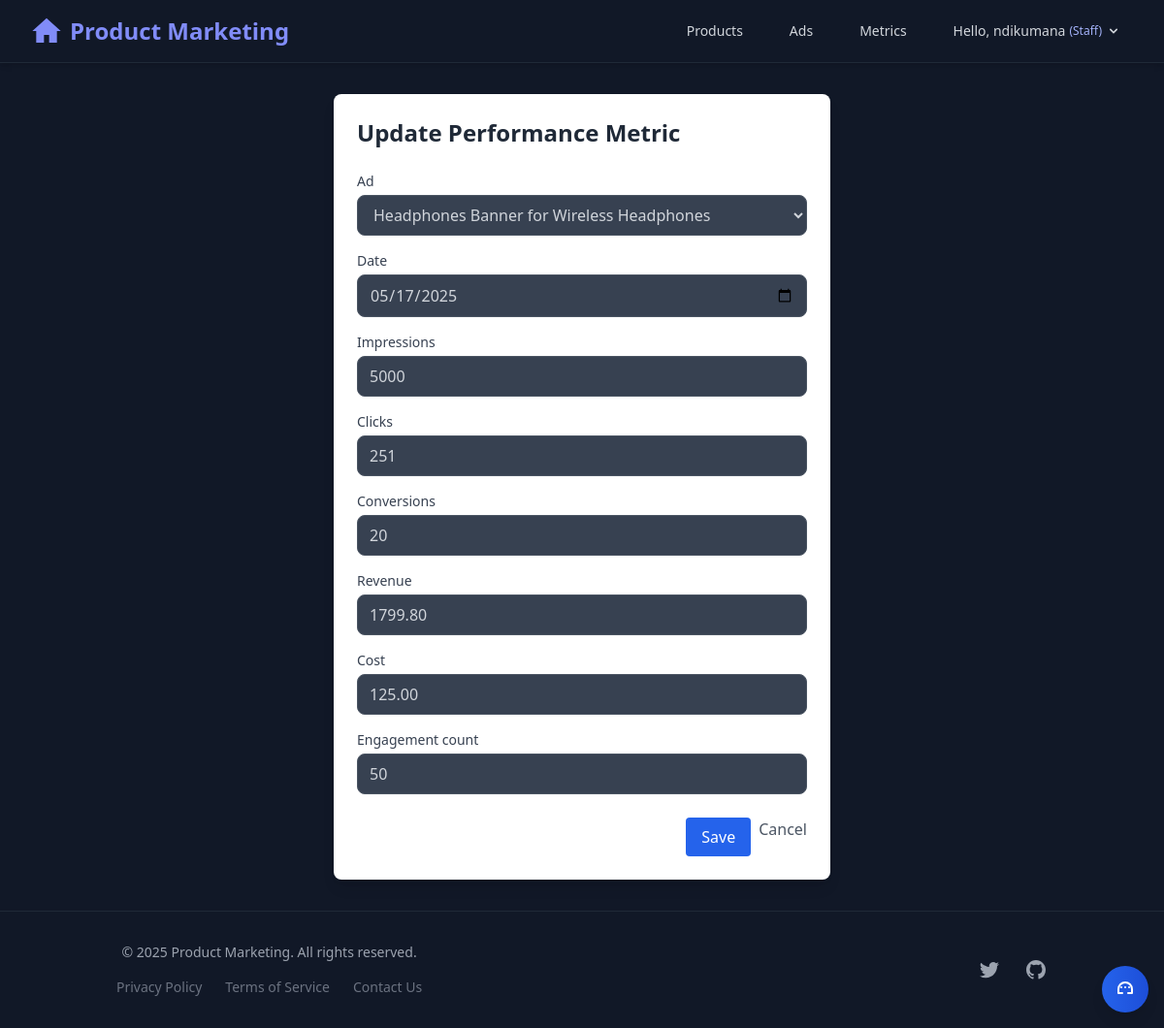
The page /metrics/1/update/ (signed in) on the database its author committed.
### marketing/models.py (models this page shows, shortened)
class PerformanceMetric(models.Model):
    ad = models.ForeignKey(Ad, on_delete=models.CASCADE, related_name='metrics', help_text="Associated ad")
    date = models.DateField(default=timezone.now, help_text="Date of metrics")
    impressions = models.PositiveIntegerField(default=0, help_text="Number of ad views")
    clicks = models.PositiveIntegerField(default=0, help_text="Number of clicks to destination URL")
    conversions = models.PositiveIntegerField(default=0, help_text="Number of purchases or sign-ups")
    revenue = models.DecimalField(max_digits=10, decimal_places=2, default=0.00, help_text="Revenue from conversions")
    cost = models.DecimalField(max_digits=10, decimal_places=2, default=0.00, help_text="Ad spend")
    engagement_count = models.PositiveIntegerField(default=0, help_text="Custom engagement actions, e.g., likes, shares")
    commission_earned = models.DecimalField(max_digits=10, decimal_places=2, default=0.00, help_text="Commission from affiliate conversions")
    created_at = models.DateTimeField(auto_now_add=True)
    updated_at = models.DateTimeField(auto_now=True)
    class Meta:
        verbose_name = "Performance Metric"
        verbose_name_plural = "Performance Metrics"
        unique_together = ('ad', 'date')
        indexes = [
            models.Index(fields=['date']),
            models.Index(fields=['ad', 'date']),
        ]

### marketing/views.py (the view)
# urls.py: path('metrics/<int:pk>/update/', views.metric_update, name='metric_update'),
@login_required
@staff_required
def metric_update(request, pk):
    metric = get_object_or_404(PerformanceMetric, pk=pk)
    if request.method == 'POST':
        form = PerformanceMetricForm(request.POST, instance=metric)
        if form.is_valid():
            form.save()
            messages.success(request, 'Performance metric updated successfully.')
            return redirect('marketing:metric_list')
        else:
            messages.error(request, 'Please correct the errors below.')
    else:
        form = PerformanceMetricForm(instance=metric)
    return render(request, 'metric_form.html', {'form': form, 'title': 'Update Performance Metric'})

### marketing/models.py (called while the page is built)
    def __str__(self):
        return f"{self.name} for {self.product.name}"

### marketing/views.py (called while the page is built)
def is_staff_user(user):
    return user.is_authenticated and user.is_staff

### marketing/templates/metric_form.html (shortened to what this page needs)
{% extends 'base.html' %}
{% block content %}
<div class="max-w-lg mx-auto bg-white p-6 rounded-lg shadow-lg">
    <h1 class="text-2xl font-bold text-gray-800 mb-6">{{ title }}</h1>
    <form method="post">
        <div class="space-y-4">
            {% for field in form %}
            <div>
                <label for="{{ field.id_for_label }}" class="block text-sm font-medium text-gray-700">{{ field.label }}</label>
                <div class="mt-1">
                    {{ field }}
                </div>
            </div>
            {% endfor %}
        </div>
        <div class="mt-6 flex justify-end space-x-2">
            <button type="submit" class="bg-blue-600 text-white px-4 py-2 rounded hover:bg-blue-700">Save</button>
            <a href="{% url 'marketing:metric_list' %}" class="text-gray-600 hover:underline">Cancel</a>
        </div>
    </form>
</div>
{% endblock %}

### marketing/templates/base.html (shortened to what this page needs)
{% load static %}
<!DOCTYPE html>
<html lang="en" class="scroll-smooth">
<head>
    <link href="https://cdn.jsdelivr.net/npm/tailwindcss@2.2.19/dist/tailwind.min.css" rel="stylesheet">
</head>
<body class="bg-gray-900 text-white font-sans antialiased min-h-screen flex flex-col">
    <header class="sticky top-0 z-50">
        <nav class="bg-gray-900/95 backdrop-blur-md shadow-md border-b border-gray-800">
            <div class="max-w-7xl mx-auto px-4 sm:px-6 lg:px-8">
                <div class="flex justify-between items-center h-16">
                    <div class="flex-shrink-0 flex items-center">
                        <a href="{% url 'marketing:home' %}" class="text-2xl font-bold text-indigo-400 hover:text-indigo-300 transition-colors flex items-center">
                            <svg class="h-8 w-8 mr-2" fill="currentColor" viewBox="0 0 24 24" aria-hidden="true">
                                <path d="M12 2L1 12h3v9h6v-6h4v6h6v-9h3L12 2z"/>
                            </svg>
                            Product Marketing
                        </a>
                    </div>
                    <div class="hidden md:flex md:items-center md:space-x-4 lg:space-x-6">
                        <a href="{% url 'marketing:product_list' %}" class="px-3 py-2 text-gray-300 hover:text-indigo-400 transition-colors text-sm font-medium rounded-md hover:bg-gray-800">Products</a>
                        <a href="{% url 'marketing:ad_list' %}" class="px-3 py-2 text-gray-300 hover:text-indigo-400 transition-colors text-sm font-medium rounded-md hover:bg-gray-800">Ads</a>
                        <a href="{% url 'marketing:metric_list' %}" class="px-3 py-2 text-gray-300 hover:text-indigo-400 transition-colors text-sm font-medium rounded-md hover:bg-gray-800">Metrics</a>
                        {% if user.is_authenticated %}
                            <div class="relative group">
                                <button class="px-3 py-2 text-gray-300 hover:text-indigo-400 transition-colors text-sm font-medium flex items-center space-x-1">
                                    <span>Hello, {{ user.username }}</span>
                                    {% if user.is_staff %}<span class="text-xs text-indigo-300">(Staff)</span>{% endif %}
                                    <svg class="w-4 h-4" fill="currentColor" viewBox="0 0 20 20">
                                        <path fill-rule="evenodd" d="M5.293 7.293a1 1 0 011.414 0L10 10.586l3.293-3.293a1 1 0 111.414 1.414l-4 4a1 1 0 01-1.414 0l-4-4a1 1 0 010-1.414z" clip-rule="evenodd"></path>
                                    </svg>
                                </button>
                            </div>
                        {% endif %}
                    </div>
                </div>
            </div>
        </nav>
    </header>
    <main class="flex-grow container mx-auto px-4 sm:px-6 lg:px-8 py-8">
        {% block content %}
        {% endblock %}
    </main>
    <footer class="bg-gray-900/50 border-t border-gray-800 relative">
        <div class="container mx-auto px-4 sm:px-6 lg:px-8 py-8">
            <div class="md:flex md:items-center md:justify-between">
                <div class="flex justify-center md:order-2 space-x-6">
                    <a href="https://twitter.com/productmarketing" class="text-gray-400 hover:text-indigo-400" aria-label="Twitter">
                    </a>
                    <a href="https://github.com/productmarketing" class="text-gray-400 hover:text-indigo-400" aria-label="GitHub">
                    </a>
                </div>
                <div class="mt-8 md:mt-0 md:order-1">
                    <p class="text-center text-gray-400 text-sm">
                        © {% now "Y" %} Product Marketing. All rights reserved.
                    </p>
                    <div class="flex justify-center space-x-6 mt-4 text-sm text-gray-500">
                        <a href="/privacy-policy" class="hover:text-indigo-400">Privacy Policy</a>
                        <a href="/terms-of-service" class="hover:text-indigo-400">Terms of Service</a>
                        <a href="/contact" class="hover:text-indigo-400">Contact Us</a>
                    </div>
                </div>
            </div>
        </div>
        <div class="fixed bottom-4 right-4 z-50">
            <button id="social-sheet-toggle" aria-expanded="false" aria-label="Toggle social media sheet" class="bg-gradient-to-r from-blue-600 to-blue-700 text-white p-3 rounded-full shadow-lg hover:from-blue-500 hover:to-blue-600 focus:outline-none focus:ring-2 focus:ring-blue-500">
                <svg class="w-6 h-6" fill="none" stroke="currentColor" viewBox="0 0 24 24">
                    <path stroke-linecap="round" stroke-linejoin="round" stroke-width="2" d="M8 10h.01M12 10h.01M16 10h.01M9 16H5v-4a7 7 0 1114 0v4h-4"/>
                </svg>
            </button>
        </div>
    </footer>
</body>
</html>

### rows shown on the page
PerformanceMetric: form "Headphones Banner for Wireless Headphones" "05/17/2025" "5000" "251" "20" "1799.80" "125.00" "50"

### other values the page prints
{{ user.username }} "ndikumana"
{{ title }} "Update Performance Metric"
{{ field.label }} "Ad" "Date" "Impressions" "Clicks" "Conversions" "Revenue" "Cost" "Engagement count"
